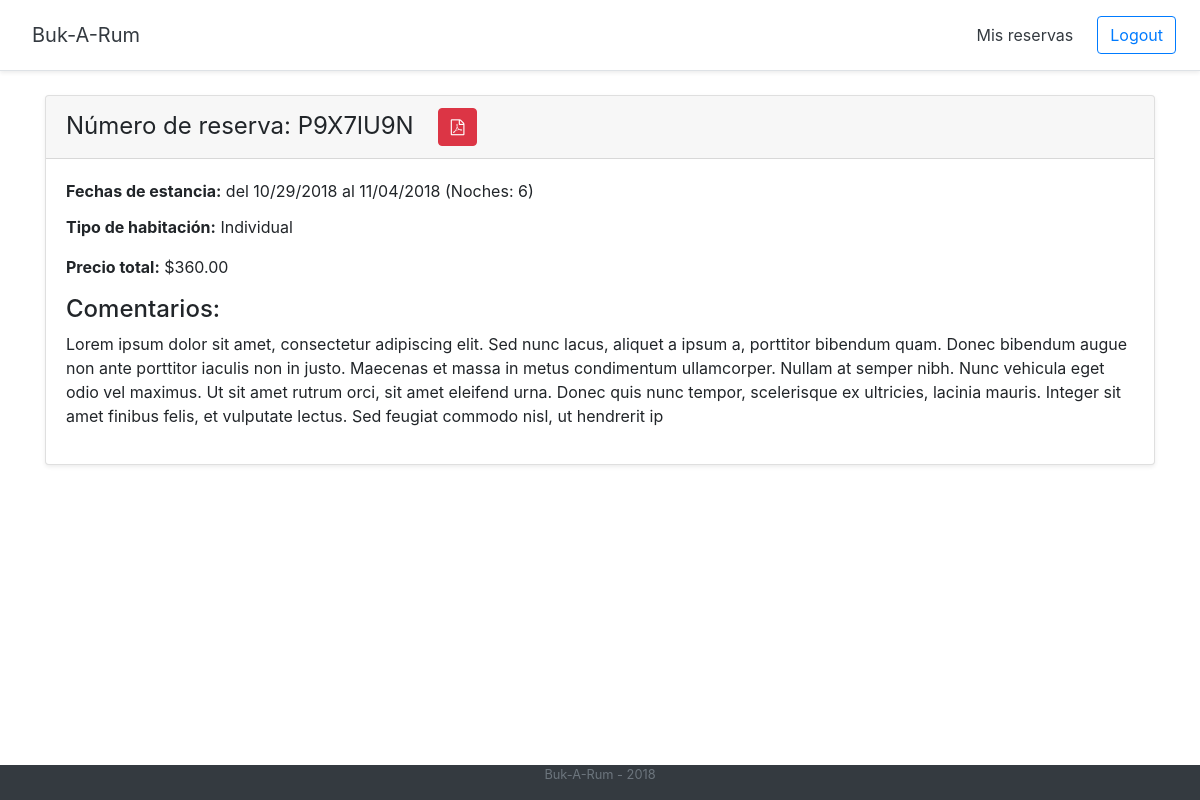
/detalle/1/ (signed in), run on the app's committed database.
### buscador/models.py (models this page shows, shortened)
class Reserva(models.Model):
    usuario = models.ForeignKey(User, on_delete=models.CASCADE)
    localizador = models.CharField(max_length=32)
    fecha_entrada = models.DateField()
    fecha_salida = models.DateField()
    tipo_tarjeta = models.ForeignKey(TarjetaCredito, on_delete=models.CASCADE)
    tarjeta_credito = models.IntegerField()
    mes_expira = models.IntegerField()
    anio_expira = models.IntegerField()
    comentarios = models.CharField(max_length=500, null=True, blank=True)
    habitacion = models.ForeignKey(Habitacion, on_delete=models.CASCADE)
    fecha_reserva = models.DateField()
    precio_noche = models.DecimalField(max_digits=15, decimal_places=2)
    def numero_noches(self):
        return (self.fecha_salida - self.fecha_entrada).days
    def precio_total(self):
        return self.precio_noche * self.numero_noches()

class Habitacion(models.Model):
    numero = models.IntegerField()
    tipo = models.ForeignKey(TipoHabitacion, on_delete=models.CASCADE)
    class Meta:
        verbose_name_plural = 'Habitaciones'

class TipoHabitacion(models.Model):
    nombre = models.CharField(max_length=50)
    capacidad = models.IntegerField()
    precio = models.DecimalField(max_digits=12, decimal_places=2)
    class Meta:
        verbose_name_plural = 'Tipo de habitaciones'

### buscador/views.py (the view)
# urls.py: path('detalle/<int:id_reserva>/', views.detalle_reserva, name='detalle_reserva'),
def detalle_reserva(request, id_reserva):
    reserva = busca_reserva(request, id_reserva)
    if reserva is None:
        return redirect('/')
    return render(request, 'detalle_reserva.html', {'reserva': reserva})

### buscador/views.py (called while the page is built)
def busca_reserva(request, id_reserva):
    try:
        reserva = Reserva.objects.get(pk=id_reserva, usuario=request.user)
    except Reserva.DoesNotExist:
        reserva = None
    return reserva

### buscador/templates/detalle_reserva.html
{% extends 'base_panel.html' %}
{% block body %}
<div class="container">
    <div class="card mt-4 mb-4 shadow-sm">
        <div class="card-header">
            <h4 class="my-0 font-weight-normal">Número de reserva: {{ reserva.localizador }}<a href="{% url 'pdf_reserva' reserva.id %}" target="_blank" class="btn btn-danger ml-4"><i class="fa fa-file-pdf-o"></i></a></h4>
        </div>
        <div class="card-body">
            <p class="card-title">
            <strong>Fechas de estancia:</strong>
            del {{ reserva.fecha_entrada|date:"SHORT_DATE_FORMAT" }} al {{ reserva.fecha_salida|date:"SHORT_DATE_FORMAT" }} (Noches: {{ reserva.numero_noches }})
            </p>
            <p class="card-text"><strong>Tipo de habitación:</strong> {{ reserva.habitacion.tipo.nombre }}</p>
            <p class="card-text"><strong>Precio total:</strong> ${{ reserva.precio_total }}</p>
            <h4>Comentarios:</h4>
            {% if reserva.comentarios %}
            <p>{{ reserva.comentarios }}</p>
            {% endif %}
        </div>
    </div>
</div>
{% endblock %}

### data on the page
Reserva: localizador "P9X7lU9N", fecha_entrada "10/29/2018", fecha_salida "11/04/2018", numero_noches "6", habitacion.tipo.nombre "Individual", precio_total "360.00", comentarios "Lorem ipsum dolor sit amet, consectetur adipiscing elit. Sed nunc lacus, aliquet a ipsum a, porttitor bibendum quam. Donec bibendum augue non ante porttitor iaculis non in justo. Maecenas et massa in metus condimentum ullamcorper. Nullam at semper nibh. Nunc vehicula eget odio vel maximus. Ut sit amet rutrum orci, sit amet eleifend urna. Donec quis nunc tempor, scelerisque ex ultricies, lacinia mauris. Integer sit amet finibus felis, et vulputate lectus. Sed feugiat commodo nisl, ut hendrerit ip"
